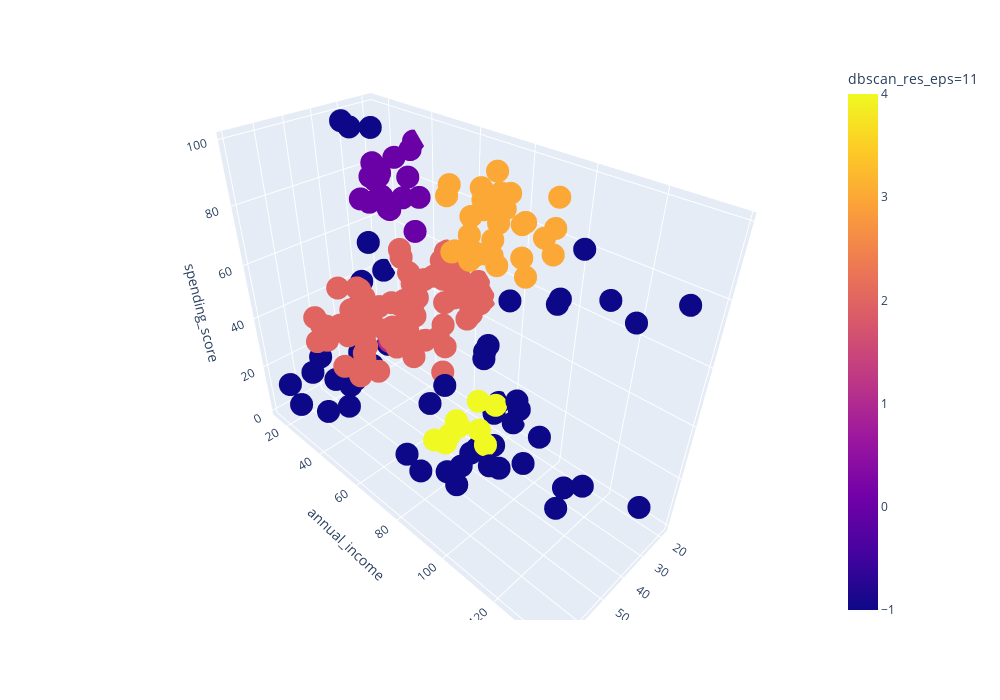

The notebook cell this image was saved under:
### Markdown cell above
### Моделирование

#### DBSCAN

### Code cell
clustering = DBSCAN(eps=11).fit_predict(X)
data['dbscan_res_eps=11'] = clustering

get_3d_visualization(data, 'dbscan_res_eps=11')

### Figure 1 — Plotly figure (JSON) as saved in the notebook; plotly's stock layout.template omitted (floating-point values rounded to 4 significant figures; data arrays with more than 128 entries replaced by an {"elided": "..."} marker saying what was removed)
{"data": [{"hovertemplate": "age=%{x}<br>annual_income=%{y}<br>spending_score=%{z}<br>dbscan_res_eps=11=%{marker.color}<extra></extra>", "legendgroup": "", "marker": {"color": {"elided": "200 int values"}, "coloraxis": "coloraxis", "symbol": "circle"}, "mode": "markers", "name": "", "scene": "scene", "showlegend": false, "type": "scatter3d", "x": {"elided": "200 int values"}, "y": {"elided": "200 int values"}, "z": {"elided": "200 int values"}}], "layout": {"coloraxis": {"colorbar": {"title": {"text": "dbscan_res_eps=11"}}, "colorscale": [[0, "#0d0887"], [0.1111, "#46039f"], [0.2222, "#7201a8"], [0.3333, "#9c179e"], [0.4444, "#bd3786"], [0.5556, "#d8576b"], [0.6667, "#ed7953"], [0.7778, "#fb9f3a"], [0.8889, "#fdca26"], [1, "#f0f921"]]}, "height": 700, "legend": {"tracegroupgap": 0}, "margin": {"t": 60}, "scene": {"domain": {"x": [0, 1], "y": [0, 1]}, "xaxis": {"title": {"text": "age"}}, "yaxis": {"title": {"text": "annual_income"}}, "zaxis": {"title": {"text": "spending_score"}}}, "width": 1000}}
